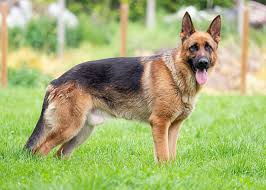
#> input picture photos/dog1.jpeg, 266 x 190 px
$ python resizing_and_rescaling.py
#> lines starting #> are read from the running program, lines starting #| are printed output that depends on the picture
#!/usr/bin/env python3

import cv2 as cv

# resize video to 75%
# this method will work for images, videos and live videos
def rescale_frame(frame, scale =  0.75):
    width = int(frame.shape[1] * scale)
    height = int(frame.shape[0] * scale)
    dimension = (width, height)

    return cv.resize(frame, dimension, interpolation=cv.INTER_AREA)

# only works for live videos
def change_resolution(width, height):
    capture.set(3, width)
    capture.set(4, height)

capture = cv.VideoCapture('videos/dog_video.mp4')

img = cv.imread('photos/dog1.jpeg')
#> img is the input picture: shape (190, 266, 3); mean B, G, R 116.4, 177.8, 166.7
resized_img = rescale_frame(img)
#> in rescale_frame, `return cv.resize(frame, dimension, interpolation=cv.INTER_AREA)`:
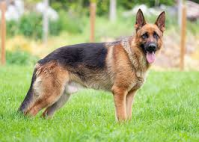
#> returned value: shape (142, 199, 3); mean of channels 0, 1, 2 116.4, 177.8, 166.7; drawn as B, G, R

while True:
    # capture.read reads the video frame by frame
    # it returns the frame and a boolean whether the frame was read successfully or not
    isTrue ,frame = capture.read()
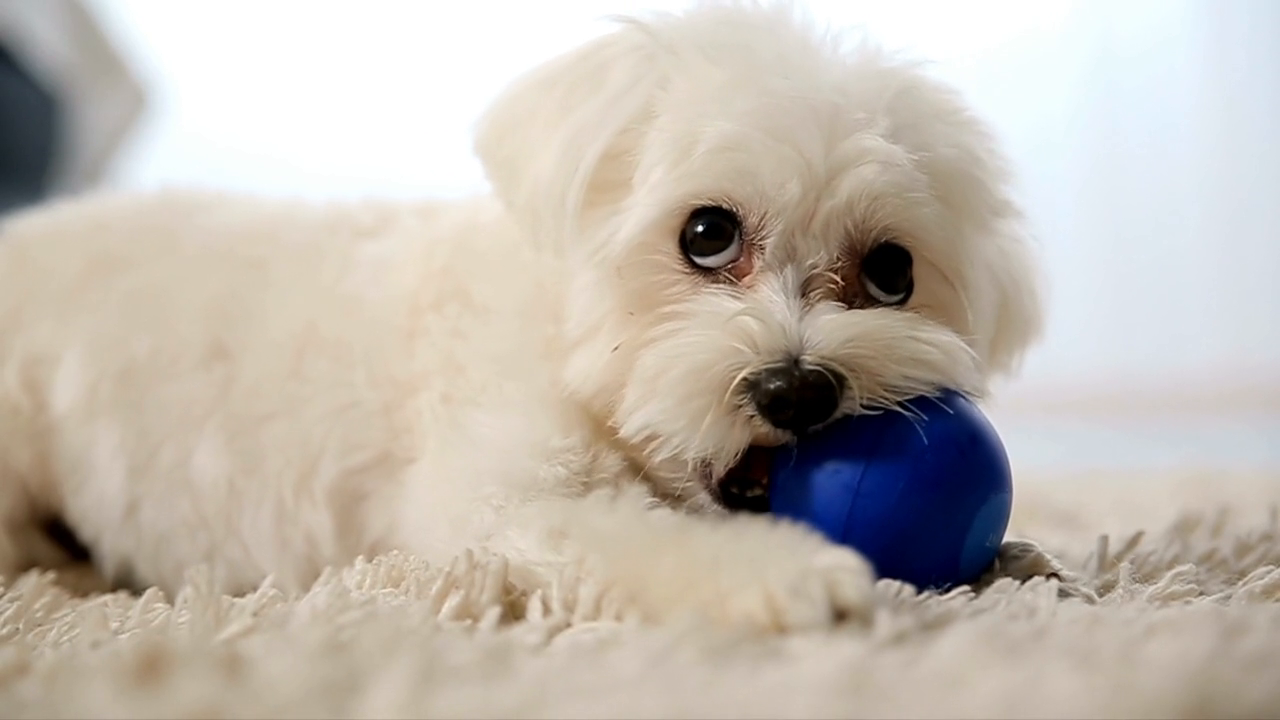
#> input picture frame 43 of videos/dog_video.mp4, 1280 x 720 px
#> frame is the input picture: shape (720, 1280, 3); mean B, G, R 176.2, 185.4, 193.3

    frame_resized = rescale_frame(frame)

    cv.imshow('video', frame) # capture each frame using imshow()
    cv.imshow('video_resized', frame_resized)

    cv.imshow('dog', img)
    cv.imshow('dog_resized', resized_img)

    # if letter key is pressed, break out of the loop
    if cv.waitKey(20) & 0xFF==ord('d'):
#> (key Esc is pressed here)
        break

cv.waitKey(0)
